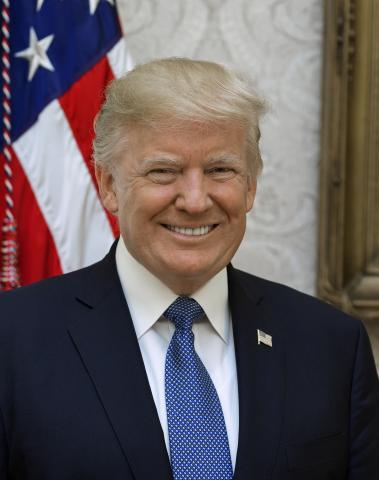
#> input picture FacialLandmarkData/test1.jpg, 379 x 480 px
$ python frequency.py FacialLandmarkData/test1.jpg
#> lines starting #> are read from the running program, lines starting #| are printed output that depends on the picture; long printed decimals are rounded
from __future__ import annotations

import argparse
import json
from pathlib import Path
from typing import Any

import cv2
import numpy as np
from scipy.fftpack import dct


DEFAULT_SIZE = 128


def load_image(image_path: str | Path) -> np.ndarray:
    """Load an image from disk as BGR, matching OpenCV's default format."""
    image = cv2.imread(str(image_path), cv2.IMREAD_COLOR)
#> image is the input picture: shape (480, 379, 3); mean B, G, R 93.5, 90.9, 101
    if image is None:
        raise FileNotFoundError(f"Could not read image: {image_path}")
    return image


def to_grayscale(image: np.ndarray) -> np.ndarray:
    if image.ndim == 2:
        gray = image
    elif image.ndim == 3 and image.shape[2] == 3:
        gray = cv2.cvtColor(image, cv2.COLOR_BGR2GRAY)
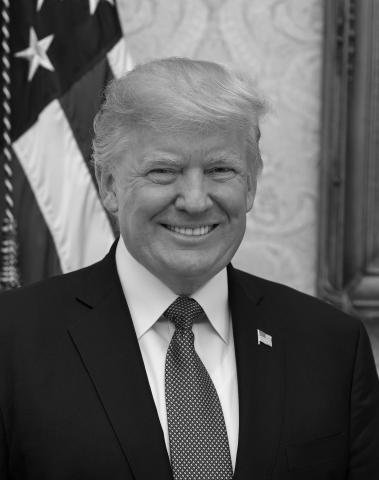
#> gray: shape (480, 379); min 0, max 253, mean 94.2
    elif image.ndim == 3 and image.shape[2] == 4:
        gray = cv2.cvtColor(image, cv2.COLOR_BGRA2GRAY)
    else:
        raise ValueError(f"Unsupported image shape: {image.shape}")

    return gray.astype(np.float32)


def compute_dct2(gray_image: np.ndarray, size: int = DEFAULT_SIZE) -> np.ndarray:
    """Resize, normalize, and compute a 2D DCT coefficient matrix."""
#> called with size = 128
    if size <= 0:
        raise ValueError("DCT size must be positive.")

    resized = cv2.resize(gray_image, (size, size), interpolation=cv2.INTER_AREA)
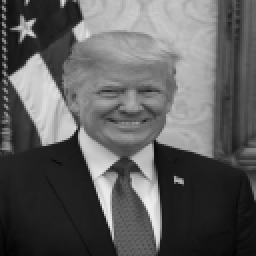
#> resized: shape (128, 128) float32 (shown 2 times larger); min 1.3, max 239.1, mean 94.2
    normalized = resized / 255.0
    normalized = normalized - np.mean(normalized)
    return dct(dct(normalized.T, norm="ortho").T, norm="ortho")
#> returned value: shape (128, 128) float32


def frequency_energy_bands(dct_coefficients: np.ndarray) -> dict[str, float]:
    """Summarize DCT energy into low, mid, and high frequency triangular bands."""
    coefficients = np.abs(dct_coefficients)
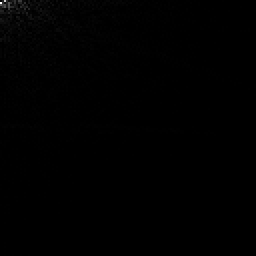
#> coefficients: shape (128, 128) float32 (shown 2 times larger); min 1e-06, max 16.33, mean 0.0608; drawn with min black and max white
    size = coefficients.shape[0]
#> size = 128
    rows, cols = np.indices(coefficients.shape)
    normalized_frequency = (rows + cols) / (2 * (size - 1))

    low_mask = normalized_frequency < 0.15
    mid_mask = (normalized_frequency >= 0.15) & (normalized_frequency < 0.40)
    high_mask = normalized_frequency >= 0.40

    low_energy = float(np.mean(coefficients[low_mask] ** 2))
#> low_energy = 1.29
    mid_energy = float(np.mean(coefficients[mid_mask] ** 2))
#> mid_energy = 0.0123
    high_energy = float(np.mean(coefficients[high_mask] ** 2))
#> high_energy = 0.000858

    return {
        "dct_low_energy": low_energy,
        "dct_mid_energy": mid_energy,
        "dct_high_energy": high_energy,
    }


def extract_frequency_features(
    image: str | Path | np.ndarray,
    size: int = DEFAULT_SIZE,
) -> dict[str, float]:
    """
    Extract frequency-domain features for a full image sample.

    Features match PROJECT_CONTEXT.md:
    - 2D DCT on grayscale image samples
    - low/mid/high frequency energy
    - global std + high/low ratio
    """
    loaded_image = load_image(image) if isinstance(image, (str, Path)) else image
    gray = to_grayscale(loaded_image)
    dct_coefficients = compute_dct2(gray, size=size)

    features = frequency_energy_bands(dct_coefficients)
#> features = {'dct_low_energy': 1.29, 'dct_mid_energy': 0.0123, 'dct_high_energy': 0.000858}
    high_energy = features["dct_high_energy"]
#> high_energy = 0.000858
    low_energy = features["dct_low_energy"]
#> low_energy = 1.29

    features.update(
        {
            "dct_global_std": float(np.std(dct_coefficients)),
            "dct_high_low_ratio": float(high_energy / (low_energy + 1e-8)),
        }
    )
    return features


def main() -> None:
    parser = argparse.ArgumentParser(description="Extract DCT frequency features from a full image sample.")
    parser.add_argument("image_path", type=Path, help="Path to an image sample.")
    parser.add_argument("--size", type=int, default=DEFAULT_SIZE, help="Square size used before DCT.")
    args = parser.parse_args()

    features: dict[str, Any] = extract_frequency_features(args.image_path, size=args.size)
#> features = {'dct_low_energy': 1.29, 'dct_mid_energy': 0.0123, 'dct_high_energy': 0.000858, 'dct_global_std': 0.256, 'dct_high_low_ratio': 0.000664}
    print(json.dumps(features, indent=2, sort_keys=True))
#| {
#|   "dct_global_std": 0.2557,
#|   "dct_high_energy": 0.0008576,
#|   "dct_high_low_ratio": 0.0006642,
#|   "dct_low_energy": 1.291,
#|   "dct_mid_energy": 0.01226
#| }


if __name__ == "__main__":
    main()
